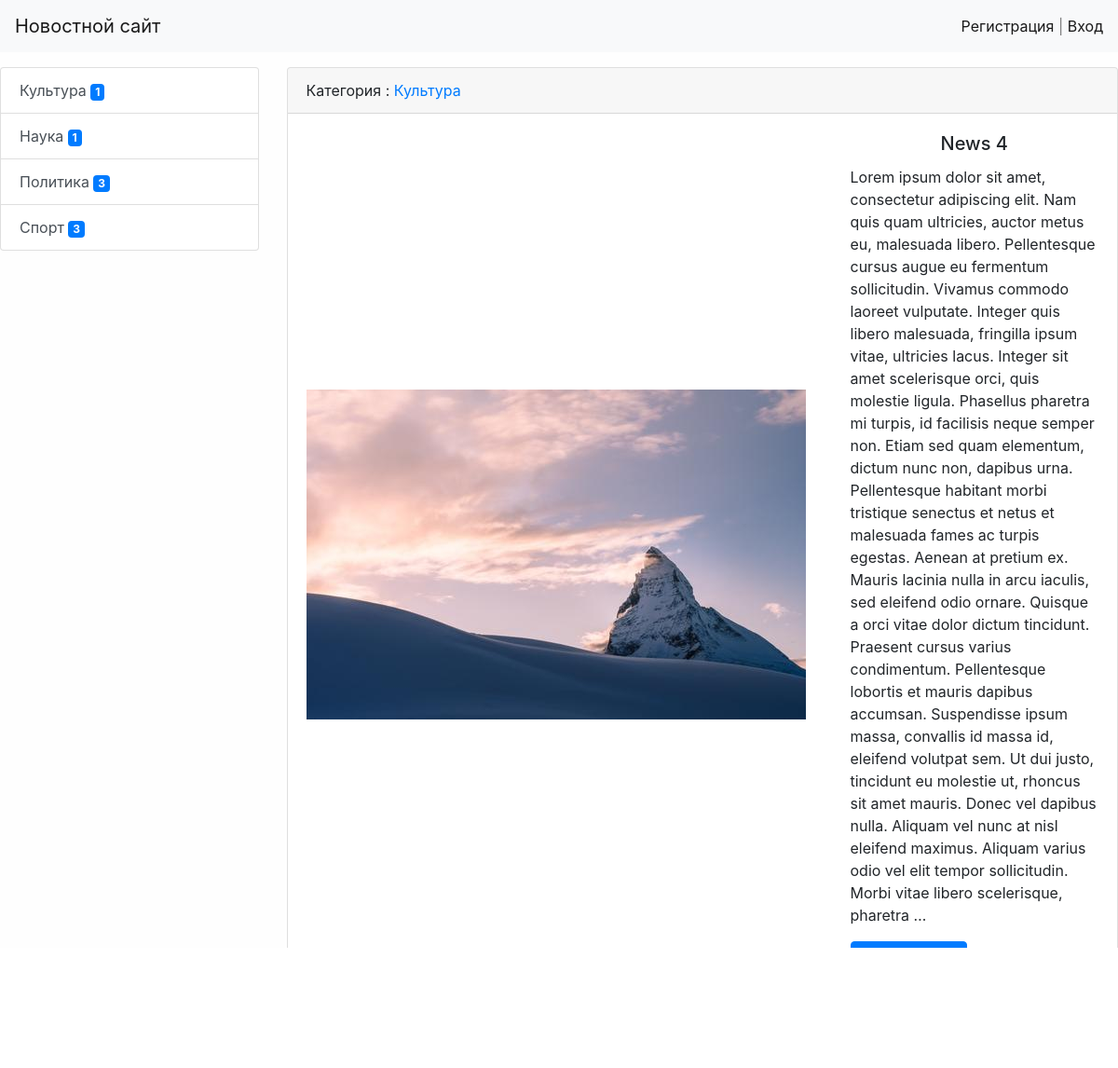
Page /category/1/ on the committed database.
### news/models.py (models this page shows, shortened)
class Category(models.Model):
    title = models.CharField(max_length=150, db_index=True, verbose_name='Наименование категории')
    def get_absolute_url(self):
        return reverse('category', kwargs={'category_id': self.pk})
    def __str__(self):
        return self.title
    class Meta:
        verbose_name = 'Категория'
        verbose_name_plural = 'Категории'
        ordering = ['title']

class News(models.Model ):
    title = models.CharField(max_length=150, verbose_name='Наименование')
    content = models.TextField(verbose_name='Контент')
    created_at = models.DateTimeField(auto_now_add=True, verbose_name='Опубликовано')
    update_at = models.DateTimeField(auto_now=True, verbose_name='Обновление')
    photo = models.ImageField(upload_to='photos/%Y/%m/%d', blank=True, verbose_name='Фото')
    is_published = models.BooleanField(default=True, verbose_name='Опубликовано ?')
    category = models.ForeignKey('Category', on_delete=models.PROTECT, null=True, verbose_name='Категория')
    views = models.IntegerField(default=0)
    def get_absolute_url(self):
        return reverse('view_news', kwargs={'pk': self.pk})
    class Meta:
        verbose_name = 'Новость'
        verbose_name_plural = 'Новости'
        ordering = ['-created_at']

### news/views.py (the view)
# urls.py: path('category/<int:category_id>/', NewsByCategory.as_view(), name='category'),
class NewsByCategory(ListView):
    model = News
    paginate_by = 2
    allow_empty = False
    def get_context_data(self, **kwargs):
        context = super().get_context_data(**kwargs)
        context['title'] = Category.objects.get(pk=self.kwargs['category_id'])
        return context
    def get_queryset(self):
        return News.objects.filter(category_id=self.kwargs['category_id'], is_published=True).select_related('category')

### news/templatetags/news_tags.py (called while the page is built)
@register.inclusion_tag('news/list_categories.html')
def show_categories():
    categories = Category.objects.annotate(cat=Count('news__is_published', filter=F('news__is_published'))).filter(cat__gt=0)
    return {
        'categories': categories,
    }

### news/templates/news/news_list.html (shortened to what this page needs)
{% extends 'base.html' %}
{% block sidebar %}
{% include 'inc/_sidebar.html' %}
{% endblock %}
{% block content %}
    {% for item in object_list %}
    <div class="card mb-5">
        <div class="card-header">
            Категория :
            <a href="{{ item.category.get_absolute_url }}">
                {{ item.category.title }}
            </a>
        </div>
        <div class="card-body">
            <div class="media d-flex align-items-center">
                {% if item.photo %}
                <img src="{{ item.photo.url }}" class="mr-5" alt="">
                {% endif %}
                <div class="media-body">
                    <h5 class="card-title text-center">{{ item.title }}</h5>
                    <p class="card-text">{{ item.content|truncatewords:150 }}</p>
                    <a href="{{ item.get_absolute_url }}" class="btn btn-primary">Read more ...</a>
                </div>
            </div>
        </div>
        <div class="card-footer text-muted ">
            <div class="row justify-content-between ml-3 mr-3">
                <div class="col-auto"> Дата добавления : {{ item.created_at|date:"Y-m-d H:i" }}</div>
                <div class="col-auto">
                </div>
            </div>
        </div>
    </div>
    {% empty %}
    <li>Ошибка! Объект не найден</li>
    {% endfor %}
{% endblock %}

### news/templates/news/list_categories.html
<div class="list-group">
    {% for item in categories %}
    <a href="{% url 'category' item.pk %}" class="list-group-item list-group-item-action">
        {{ item.title }}
        <span class="badge badge-primary">{{ item.cat }}</span>
    </a>
    {% endfor %}
</div>

### my_first_project/static/css/style.css (style rules this page uses)
body { background-color: #fefefe73; }

### rows in the picture
Category: title "Культура", cat "1"
Category: title "Наука", cat "1"
Category: title "Политика", cat "3"
Category: title "Спорт", cat "3"
News: category "Культура", photo (picture), title "News 4", content "Lorem ipsum dolor sit amet, consectetur adipiscing elit. Nam quis quam ultricies, auctor metus eu, malesuada libero. Pellentesque cursus augue eu fermentum sollicitudin. Vivamus commodo laoreet vulputate. Integer quis libero malesuada, fringilla ipsum vitae, ultricies lacus. Integer sit amet scelerisque orci, quis molestie ligula. Phasellus pharetra mi turpis, id facilisis neque semper non. Etiam sed quam elementum, dictum nunc non, dapibus urna. Pellentesque habitant morbi tristique senectus et netus et malesuada fames ac turpis egestas. Aenean at pretium ex. Mauris lacinia nulla in arcu iaculis, sed eleifend odio ornare. Quisque a orci vitae dolor dictum tincidunt. Praesent cursus varius…"
